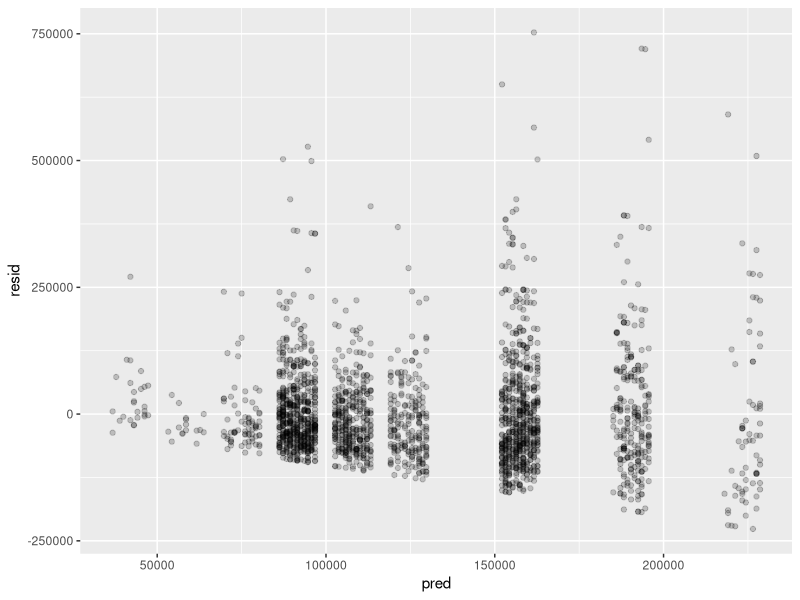

R code for this plot:
## ---- chunk 1
#| echo: false
library(ggplot2)
library(sandwich)
## ---- chunk 2
cps<- read.csv("California_CPS_degrees.csv")

mod1<- lm(income~ education + age,data=cps)

summary(mod1)

## ---- chunk 3
df.mat<- data.frame(constant=rep(1,length(cps$income)), edu=cps$education, age=cps$age)

X<- data.matrix(df.mat)

solve(t(X)%*%X)%*%t(X)%*%(cps$income)

## ---- chunk 4

pred<- predict(mod1)
resid<- residuals(mod1)

df<- data.frame(pred=pred,resid=resid)


rplot<- ggplot(df, aes(x=pred,y=resid)) + geom_point(alpha=.2)

rplot
## ---- chunk 5
sandwich(mod1)

sqrt(diag(sandwich(mod1)))

## ---- chunk 6
D<- diag(resid^2)

dim(D)

betavar<- solve(t(X)%*%X)%*%t(X)%*%D%*%X%*%solve(t(X)%*%X)

sqrt(diag(betavar))
